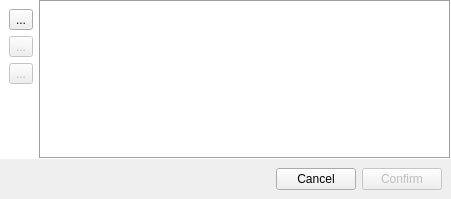
<?xml version="1.0" encoding="UTF-8"?>
<ui version="4.0">
 <class>SelectDbWindow</class>
 <widget class="QDialog" name="SelectDbWindow">
  <property name="windowModality">
   <enum>Qt::NonModal</enum>
  </property>
  <property name="geometry">
   <rect>
    <x>0</x>
    <y>0</y>
    <width>451</width>
    <height>199</height>
   </rect>
  </property>
  <property name="windowTitle">
   <string>Database</string>
  </property>
  <property name="modal">
   <bool>false</bool>
  </property>
  <layout class="QVBoxLayout" name="verticalLayout">
   <property name="spacing">
    <number>0</number>
   </property>
   <property name="leftMargin">
    <number>0</number>
   </property>
   <property name="topMargin">
    <number>0</number>
   </property>
   <property name="rightMargin">
    <number>0</number>
   </property>
   <property name="bottomMargin">
    <number>0</number>
   </property>
   <item>
    <widget class="QWidget" name="widget" native="true">
     <property name="sizePolicy">
      <sizepolicy hsizetype="Preferred" vsizetype="Preferred">
       <horstretch>0</horstretch>
       <verstretch>1</verstretch>
      </sizepolicy>
     </property>
     <property name="styleSheet">
      <string notr="true">#widget
	{
	background: #FFF;
	}</string>
     </property>
     <layout class="QHBoxLayout" name="horizontalLayout_2">
      <property name="leftMargin">
       <number>0</number>
      </property>
      <property name="topMargin">
       <number>0</number>
      </property>
      <property name="rightMargin">
       <number>0</number>
      </property>
      <property name="bottomMargin">
       <number>0</number>
      </property>
      <item>
       <widget class="QWidget" name="widget_3" native="true">
        <layout class="QVBoxLayout" name="verticalLayout_2">
         <property name="leftMargin">
          <number>9</number>
         </property>
         <property name="topMargin">
          <number>9</number>
         </property>
         <property name="rightMargin">
          <number>0</number>
         </property>
         <property name="bottomMargin">
          <number>0</number>
         </property>
         <item>
          <widget class="QToolButton" name="buttonAddItem">
           <property name="text">
            <string>...</string>
           </property>
           <property name="icon">
            <iconset resource="../resources/resources.qrc">
             <normaloff>:/icons/list-add.png</normaloff>:/icons/list-add.png</iconset>
           </property>
          </widget>
         </item>
         <item>
          <widget class="QToolButton" name="buttonEditItem">
           <property name="enabled">
            <bool>false</bool>
           </property>
           <property name="text">
            <string>...</string>
           </property>
           <property name="icon">
            <iconset resource="../resources/resources.qrc">
             <normaloff>:/icons/document-edit.png</normaloff>:/icons/document-edit.png</iconset>
           </property>
          </widget>
         </item>
         <item>
          <widget class="QToolButton" name="buttonRemoveItem">
           <property name="enabled">
            <bool>false</bool>
           </property>
           <property name="text">
            <string>...</string>
           </property>
           <property name="icon">
            <iconset resource="../resources/resources.qrc">
             <normaloff>:/icons/list-remove.png</normaloff>:/icons/list-remove.png</iconset>
           </property>
          </widget>
         </item>
         <item>
          <spacer name="verticalSpacer">
           <property name="orientation">
            <enum>Qt::Vertical</enum>
           </property>
           <property name="sizeHint" stdset="0">
            <size>
             <width>20</width>
             <height>41</height>
            </size>
           </property>
          </spacer>
         </item>
        </layout>
       </widget>
      </item>
      <item>
       <widget class="QListView" name="listDb">
        <property name="frameShape">
         <enum>QFrame::Box</enum>
        </property>
        <property name="alternatingRowColors">
         <bool>true</bool>
        </property>
       </widget>
      </item>
     </layout>
    </widget>
   </item>
   <item>
    <widget class="QWidget" name="widget_2" native="true">
     <layout class="QHBoxLayout" name="horizontalLayout">
      <item>
       <spacer name="horizontalSpacer">
        <property name="orientation">
         <enum>Qt::Horizontal</enum>
        </property>
        <property name="sizeHint" stdset="0">
         <size>
          <width>268</width>
          <height>20</height>
         </size>
        </property>
       </spacer>
      </item>
      <item>
       <widget class="QPushButton" name="buttonClose">
        <property name="text">
         <string>Cancel</string>
        </property>
       </widget>
      </item>
      <item>
       <widget class="QPushButton" name="buttonConfirm">
        <property name="enabled">
         <bool>false</bool>
        </property>
        <property name="text">
         <string>Confirm</string>
        </property>
        <property name="default">
         <bool>true</bool>
        </property>
       </widget>
      </item>
     </layout>
    </widget>
   </item>
  </layout>
 </widget>
 <resources>
  <include location="../resources/resources.qrc"/>
 </resources>
 <connections/>
</ui>
